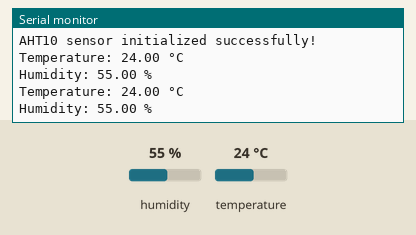
This sketch was run on a simulated ESP32. On the bench: the last lines printed to the serial monitor. Inputs (shaded band) come from the test bench; at power-on: humidity 55 %, temperature 24 °C.

Above: at 7.9 s.
8.0 s: humidity set to 22 %
At 14.6 s:
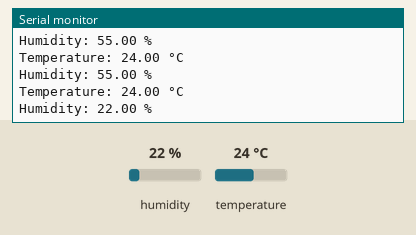
15.9 s: temperature set to 12 °C
At 21.7 s:
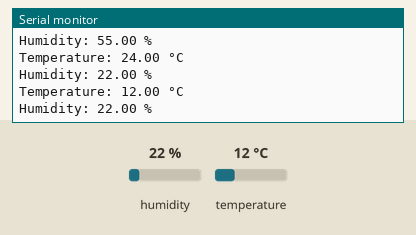
23.8 s: humidity set to 40 %
At 28.8 s:
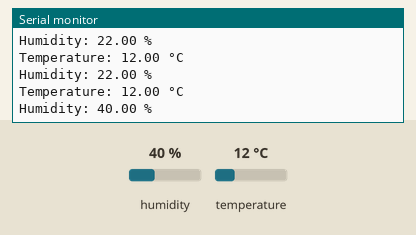
Timing chart, 0 to 30.3 s (numbered marks = the images above; inputs shaded):
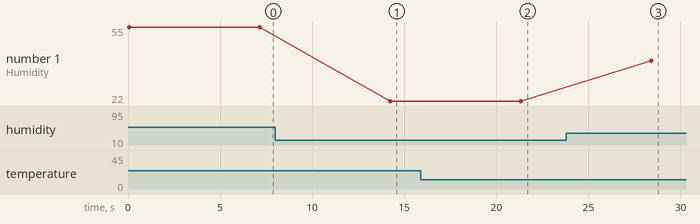

Measured:
- after the input at 8.0 s, the serial monitor: prints a new line after 6.2 s (image 1)
- after the input at 15.9 s, the serial monitor: prints a new line after 5.4 s (image 2)
- after the input at 23.8 s, the serial monitor: prints a new line after 4.6 s (image 3)
- plotted number 1: 55 → 22 after the input at 8.0 s, 22 → 40 after the input at 23.8 s

The sketch:

aht10_dev_board.ino
```cpp
#include <Wire.h>
#include <Adafruit_AHTX0.h>

#define SDA_PIN 27  // Set SDA to GPIO 27
#define SCL_PIN 33  // Set SCL to GPIO 33

// collect temperature and humidity from on board aht10
// NAP3XD

Adafruit_AHTX0 aht;

void setup() {
    Serial.begin(115200);

    // Initialize I2C with custom SDA and SCL pins
    Wire.begin(SDA_PIN, SCL_PIN);

    // Correct the aht.begin() function
    if (!aht.begin(&Wire, 0x60)) {  // Pass Wire instance and I2C address
        Serial.println("AHT10 sensor not found! Check wiring.");
        while (1);
    }

    Serial.println("AHT10 sensor initialized successfully!");
}

void loop() {
    sensors_event_t humidity, temp;
    aht.getEvent(&humidity, &temp);  // Get temperature and humidity data

    Serial.print("Temperature: ");
    Serial.print(temp.temperature);
    Serial.println(" °C");

    Serial.print("Humidity: ");
    Serial.print(humidity.relative_humidity);
    Serial.println(" %");

    delay(7000);  // Read every 7 seconds
}
```
